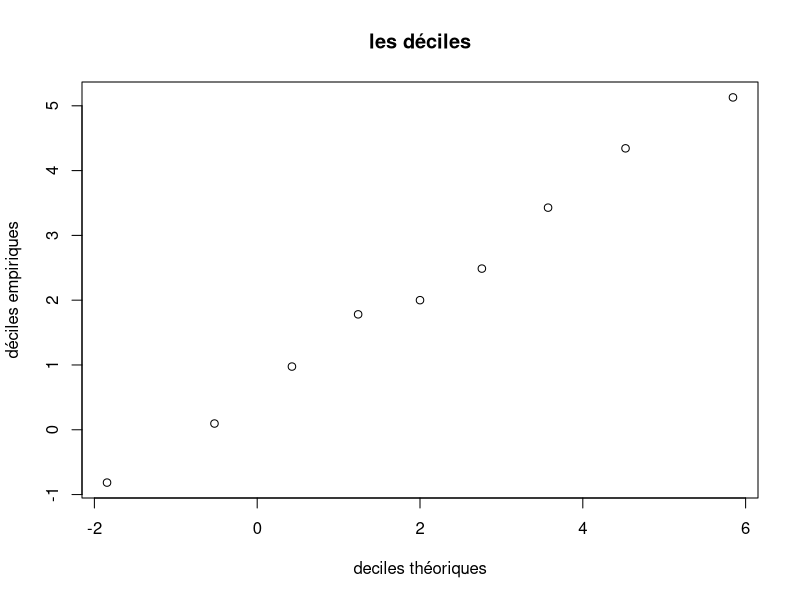

The R script that drew this image: (Note: this script raises an error after producing the figure.)
# Dans cette partie X est une variable al ́eatoire de loi N (2, 4).

# Exercice 1 : quantiles empiriques ou th ́eoriques
# Le quantile empirique d’ordre α d’un  ́echantillon de n tirages ind ́ependants x1, x2, ..., xn de X est la
# valeur pour laquelle, la proportion des xi qui se trouvent inf ́erieurs ou  ́egaux `a cette valeur, vaut α. Le
# quantile th ́eorique d’ordre α appel ́e quantile (et calcul ́e par la fonction de quantile qnorm()) est la valeur
# telle que la probabilit ́e que X soit inf ́erieur ou  ́egal `a cette valeur, vaille α

# 1. Simuler un  ́echantillon de taille n = 50 de X et l’affecter `a x.

mu <- 2
sigma <- 3
n <- 50

x <- rnorm(n, mu, sigma)

# 2. Calculer les quantiles empiriques d’ordre 10%, 20%, ..., 90% de x (appel ́es aussi les d ́eciles empiriques
# car ils permettent de couper l’ ́echantillon en dix) `a l’aide de la fonction quantile() et en utilisant
# l’option type=1.

demp <- quantile(x, probs = seq(0.1, 0.9, 0.1), type = 1)

# 3. Calculer les quantiles th ́eoriques d’ordre 10%, 20%, ..., 90% de X `a l’aide de la fonction qnorm()

dtheo <- qnorm(seq(0.1, 0.9, 0.1), mu, sigma)

# 4. Faire un graphe des 9 points d’abscisses les d ́eciles et d’ordonn ́ees les d ́eciles empiriques. Ajouter
# la droite y = x. Commentaire

plot(dtheo, demp, main = "les déciles", xlab = "deciles théoriques", ylab = "déciles empiriques")
abline(0, 1, col)
